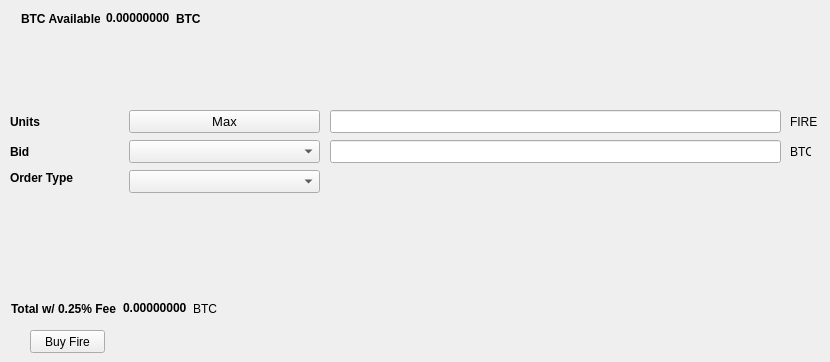
   <widget class="QWidget" name="BuyTab">
    <attribute name="title">
     <string>Buy</string>
    </attribute>
    <widget class="QPushButton" name="BuyFire">
     <property name="geometry">
      <rect>
       <x>30</x>
       <y>330</y>
       <width>75</width>
       <height>23</height>
      </rect>
     </property>
     <property name="text">
      <string>Buy Fire</string>
     </property>
    </widget>
    <widget class="QLabel" name="label_3">
     <property name="geometry">
      <rect>
       <x>10</x>
       <y>110</y>
       <width>46</width>
       <height>23</height>
      </rect>
     </property>
     <property name="font">
      <font>
       <weight>75</weight>
       <bold>true</bold>
      </font>
     </property>
     <property name="text">
      <string>Units</string>
     </property>
    </widget>
    <widget class="QLineEdit" name="UnitsInput">
     <property name="geometry">
      <rect>
       <x>330</x>
       <y>110</y>
       <width>451</width>
       <height>23</height>
      </rect>
     </property>
     <property name="font">
      <font>
       <pointsize>9</pointsize>
       <weight>75</weight>
       <bold>true</bold>
      </font>
     </property>
    </widget>
    <widget class="QLineEdit" name="BuyBidPriceEdit">
     <property name="geometry">
      <rect>
       <x>330</x>
       <y>140</y>
       <width>451</width>
       <height>23</height>
      </rect>
     </property>
     <property name="font">
      <font>
       <pointsize>9</pointsize>
       <weight>75</weight>
       <bold>true</bold>
      </font>
     </property>
    </widget>
    <widget class="QLabel" name="label_4">
     <property name="geometry">
      <rect>
       <x>790</x>
       <y>110</y>
       <width>31</width>
       <height>23</height>
      </rect>
     </property>
     <property name="text">
      <string>FIRE</string>
     </property>
    </widget>
    <widget class="QLabel" name="label_5">
     <property name="geometry">
      <rect>
       <x>790</x>
       <y>140</y>
       <width>21</width>
       <height>23</height>
      </rect>
     </property>
     <property name="text">
      <string>BTC</string>
     </property>
    </widget>
    <widget class="QLabel" name="label_6">
     <property name="geometry">
      <rect>
       <x>10</x>
       <y>140</y>
       <width>46</width>
       <height>23</height>
      </rect>
     </property>
     <property name="font">
      <font>
       <weight>75</weight>
       <bold>true</bold>
      </font>
     </property>
     <property name="text">
      <string>Bid</string>
     </property>
    </widget>
    <widget class="QLabel" name="label_7">
     <property name="geometry">
      <rect>
       <x>10</x>
       <y>170</y>
       <width>71</width>
       <height>16</height>
      </rect>
     </property>
     <property name="font">
      <font>
       <weight>75</weight>
       <bold>true</bold>
      </font>
     </property>
     <property name="text">
      <string>Order Type</string>
     </property>
    </widget>
    <widget class="QPushButton" name="Buy_Max_Amount">
     <property name="geometry">
      <rect>
       <x>129</x>
       <y>110</y>
       <width>191</width>
       <height>23</height>
      </rect>
     </property>
     <property name="font">
      <font>
       <pointsize>10</pointsize>
      </font>
     </property>
     <property name="text">
      <string>Max</string>
     </property>
    </widget>
    <widget class="QComboBox" name="BuyBidcomboBox">
     <property name="geometry">
      <rect>
       <x>129</x>
       <y>140</y>
       <width>191</width>
       <height>23</height>
      </rect>
     </property>
     <property name="font">
      <font>
       <pointsize>10</pointsize>
      </font>
     </property>
    </widget>
    <widget class="QComboBox" name="buyOrdertypeCombo">
     <property name="geometry">
      <rect>
       <x>129</x>
       <y>170</y>
       <width>191</width>
       <height>23</height>
      </rect>
     </property>
     <property name="font">
      <font>
       <pointsize>10</pointsize>
      </font>
     </property>
    </widget>
    <widget class="QWidget" name="layoutWidget">
     <property name="geometry">
      <rect>
       <x>21</x>
       <y>11</y>
       <width>180</width>
       <height>15</height>
      </rect>
     </property>
     <layout class="QHBoxLayout" name="horizontalLayout_3">
      <item>
       <widget class="QLabel" name="label232">
        <property name="font">
         <font>
          <weight>75</weight>
          <bold>true</bold>
         </font>
        </property>
        <property name="text">
         <string>BTC Available:</string>
        </property>
       </widget>
      </item>
      <item>
       <widget class="QLabel" name="BtcAvailableLbl">
        <property name="palette">
         <palette>
          <active>
           <colorrole role="WindowText">
            <brush brushstyle="SolidPattern">
             <color alpha="255">
              <red>0</red>
              <green>0</green>
              <blue>0</blue>
             </color>
            </brush>
           </colorrole>
           <colorrole role="Button">
            <brush brushstyle="SolidPattern">
             <color alpha="255">
              <red>0</red>
              <green>170</green>
              <blue>0</blue>
             </color>
            </brush>
           </colorrole>
           <colorrole role="Light">
            <brush brushstyle="SolidPattern">
             <color alpha="255">
              <red>0</red>
              <green>255</green>
              <blue>0</blue>
             </color>
            </brush>
           </colorrole>
           <colorrole role="Midlight">
            <brush brushstyle="SolidPattern">
             <color alpha="255">
              <red>0</red>
              <green>212</green>
              <blue>0</blue>
             </color>
            </brush>
           </colorrole>
           <colorrole role="Dark">
            <brush brushstyle="SolidPattern">
             <color alpha="255">
              <red>0</red>
              <green>85</green>
              <blue>0</blue>
             </color>
            </brush>
           </colorrole>
           <colorrole role="Mid">
            <brush brushstyle="SolidPattern">
             <color alpha="255">
              <red>0</red>
              <green>113</green>
              <blue>0</blue>
             </color>
            </brush>
           </colorrole>
           <colorrole role="Text">
            <brush brushstyle="SolidPattern">
             <color alpha="255">
              <red>0</red>
              <green>170</green>
              <blue>0</blue>
             </color>
            </brush>
           </colorrole>
           <colorrole role="BrightText">
            <brush brushstyle="SolidPattern">
             <color alpha="255">
              <red>255</red>
              <green>255</green>
              <blue>255</blue>
             </color>
            </brush>
           </colorrole>
           <colorrole role="ButtonText">
            <brush brushstyle="SolidPattern">
             <color alpha="255">
              <red>0</red>
              <green>0</green>
              <blue>0</blue>
             </color>
            </brush>
           </colorrole>
           <colorrole role="Base">
            <brush brushstyle="SolidPattern">
             <color alpha="255">
              <red>255</red>
              <green>255</green>
              <blue>255</blue>
             </color>
            </brush>
           </colorrole>
           <colorrole role="Window">
            <brush brushstyle="SolidPattern">
             <color alpha="255">
              <red>0</red>
              <green>170</green>
              <blue>0</blue>
             </color>
            </brush>
           </colorrole>
           <colorrole role="Shadow">
            <brush brushstyle="SolidPattern">
             <color alpha="255">
              <red>0</red>
              <green>0</green>
              <blue>0</blue>
             </color>
            </brush>
           </colorrole>
           <colorrole role="AlternateBase">
            <brush brushstyle="SolidPattern">
             <color alpha="255">
              <red>127</red>
              <green>212</green>
              <blue>127</blue>
             </color>
            </brush>
           </colorrole>
           <colorrole role="ToolTipBase">
            <brush brushstyle="SolidPattern">
             <color alpha="255">
              <red>255</red>
              <green>255</green>
              <blue>220</blue>
             </color>
            </brush>
           </colorrole>
           <colorrole role="ToolTipText">
            <brush brushstyle="SolidPattern">
             <color alpha="255">
              <red>0</red>
              <green>0</green>
              <blue>0</blue>
             </color>
            </brush>
           </colorrole>
          </active>
          <inactive>
           <colorrole role="WindowText">
            <brush brushstyle="SolidPattern">
             <color alpha="255">
              <red>0</red>
              <green>0</green>
              <blue>0</blue>
             </color>
            </brush>
           </colorrole>
           <colorrole role="Button">
            <brush brushstyle="SolidPattern">
             <color alpha="255">
              <red>0</red>
              <green>170</green>
              <blue>0</blue>
             </color>
            </brush>
           </colorrole>
           <colorrole role="Light">
            <brush brushstyle="SolidPattern">
             <color alpha="255">
              <red>0</red>
              <green>255</green>
              <blue>0</blue>
             </color>
            </brush>
           </colorrole>
           <colorrole role="Midlight">
            <brush brushstyle="SolidPattern">
             <color alpha="255">
              <red>0</red>
              <green>212</green>
              <blue>0</blue>
             </color>
            </brush>
           </colorrole>
           <colorrole role="Dark">
            <brush brushstyle="SolidPattern">
             <color alpha="255">
              <red>0</red>
              <green>85</green>
              <blue>0</blue>
             </color>
            </brush>
           </colorrole>
           <colorrole role="Mid">
            <brush brushstyle="SolidPattern">
             <color alpha="255">
              <red>0</red>
              <green>113</green>
              <blue>0</blue>
             </color>
            </brush>
           </colorrole>
           <colorrole role="Text">
            <brush brushstyle="SolidPattern">
             <color alpha="255">
              <red>0</red>
              <green>170</green>
              <blue>0</blue>
             </color>
            </brush>
           </colorrole>
           <colorrole role="BrightText">
            <brush brushstyle="SolidPattern">
             <color alpha="255">
              <red>255</red>
              <green>255</green>
              <blue>255</blue>
             </color>
            </brush>
           </colorrole>
           <colorrole role="ButtonText">
            <brush brushstyle="SolidPattern">
             <color alpha="255">
              <red>0</red>
              <green>0</green>
              <blue>0</blue>
             </color>
            </brush>
           </colorrole>
           <colorrole role="Base">
            <brush brushstyle="SolidPattern">
             <color alpha="255">
              <red>255</red>
              <green>255</green>
              <blue>255</blue>
             </color>
            </brush>
           </colorrole>
           <colorrole role="Window">
            <brush brushstyle="SolidPattern">
             <color alpha="255">
              <red>0</red>
              <green>170</green>
              <blue>0</blue>
             </color>
            </brush>
           </colorrole>
           <colorrole role="Shadow">
            <brush brushstyle="SolidPattern">
             <color alpha="255">
              <red>0</red>
              <green>0</green>
              <blue>0</blue>
             </color>
            </brush>
           </colorrole>
           <colorrole role="AlternateBase">
            <brush brushstyle="SolidPattern">
             <color alpha="255">
              <red>127</red>
              <green>212</green>
              <blue>127</blue>
             </color>
            </brush>
           </colorrole>
           <colorrole role="ToolTipBase">
            <brush brushstyle="SolidPattern">
             <color alpha="255">
              <red>255</red>
              <green>255</green>
              <blue>220</blue>
             </color>
            </brush>
           </colorrole>
           <colorrole role="ToolTipText">
            <brush brushstyle="SolidPattern">
             <color alpha="255">
              <red>0</red>
              <green>0</green>
              <blue>0</blue>
             </color>
            </brush>
           </colorrole>
          </inactive>
          <disabled>
           <colorrole role="WindowText">
            <brush brushstyle="SolidPattern">
             <color alpha="255">
              <red>0</red>
              <green>85</green>
              <blue>0</blue>
             </color>
            </brush>
           </colorrole>
           <colorrole role="Button">
            <brush brushstyle="SolidPattern">
             <color alpha="255">
              <red>0</red>
              <green>170</green>
              <blue>0</blue>
             </color>
            </brush>
           </colorrole>
           <colorrole role="Light">
            <brush brushstyle="SolidPattern">
             <color alpha="255">
              <red>0</red>
              <green>255</green>
              <blue>0</blue>
             </color>
            </brush>
           </colorrole>
           <colorrole role="Midlight">
            <brush brushstyle="SolidPattern">
             <color alpha="255">
              <red>0</red>
              <green>212</green>
              <blue>0</blue>
             </color>
            </brush>
           </colorrole>
           <colorrole role="Dark">
            <brush brushstyle="SolidPattern">
             <color alpha="255">
              <red>0</red>
              <green>85</green>
              <blue>0</blue>
             </color>
            </brush>
           </colorrole>
           <colorrole role="Mid">
            <brush brushstyle="SolidPattern">
             <color alpha="255">
              <red>0</red>
              <green>113</green>
              <blue>0</blue>
             </color>
            </brush>
           </colorrole>
           <colorrole role="Text">
            <brush brushstyle="SolidPattern">
             <color alpha="255">
              <red>0</red>
              <green>85</green>
              <blue>0</blue>
             </color>
            </brush>
           </colorrole>
           <colorrole role="BrightText">
            <brush brushstyle="SolidPattern">
             <color alpha="255">
              <red>255</red>
              <green>255</green>
              <blue>255</blue>
             </color>
            </brush>
           </colorrole>
           <colorrole role="ButtonText">
            <brush brushstyle="SolidPattern">
             <color alpha="255">
              <red>0</red>
              <green>85</green>
              <blue>0</blue>
             </color>
            </brush>
           </colorrole>
           <colorrole role="Base">
            <brush brushstyle="SolidPattern">
             <color alpha="255">
              <red>0</red>
              <green>170</green>
              <blue>0</blue>
             </color>
            </brush>
           </colorrole>
           <colorrole role="Window">
            <brush brushstyle="SolidPattern">
             <color alpha="255">
              <red>0</red>
              <green>170</green>
              <blue>0</blue>
             </color>
            </brush>
           </colorrole>
           <colorrole role="Shadow">
            <brush brushstyle="SolidPattern">
             <color alpha="255">
              <red>0</red>
              <green>0</green>
              <blue>0</blue>
             </color>
            </brush>
           </colorrole>
           <colorrole role="AlternateBase">
            <brush brushstyle="SolidPattern">
             <color alpha="255">
              <red>0</red>
              <green>170</green>
              <blue>0</blue>
             </color>
            </brush>
           </colorrole>
           <colorrole role="ToolTipBase">
            <brush brushstyle="SolidPattern">
             <color alpha="255">
              <red>255</red>
              <green>255</green>
              <blue>220</blue>
             </color>
            </brush>
           </colorrole>
           <colorrole role="ToolTipText">
            <brush brushstyle="SolidPattern">
             <color alpha="255">
              <red>0</red>
              <green>0</green>
              <blue>0</blue>
             </color>
            </brush>
           </colorrole>
          </disabled>
         </palette>
        </property>
        <property name="font">
         <font>
          <weight>75</weight>
          <bold>true</bold>
         </font>
        </property>
        <property name="text">
         <string>0.00000000</string>
        </property>
        <property name="textInteractionFlags">
         <set>Qt::LinksAccessibleByMouse|Qt::TextSelectableByKeyboard|Qt::TextSelectableByMouse</set>
        </property>
       </widget>
      </item>
      <item>
       <widget class="QLabel" name="BtcAvailableLbl_2">
        <property name="font">
         <font>
          <weight>75</weight>
          <bold>true</bold>
         </font>
        </property>
        <property name="text">
         <string>BTC</string>
        </property>
       </widget>
      </item>
     </layout>
    </widget>
    <widget class="QWidget" name="layoutWidget">
     <property name="geometry">
      <rect>
       <x>11</x>
       <y>301</y>
       <width>209</width>
       <height>15</height>
      </rect>
     </property>
     <layout class="QHBoxLayout" name="horizontalLayout_4">
      <item>
       <widget class="QLabel" name="label_9">
        <property name="font">
         <font>
          <weight>75</weight>
          <bold>true</bold>
         </font>
        </property>
        <property name="text">
         <string>Total w/ 0.25% Fee</string>
        </property>
       </widget>
      </item>
      <item>
       <widget class="QLabel" name="BuyCostLabel">
        <property name="palette">
         <palette>
          <active>
           <colorrole role="WindowText">
            <brush brushstyle="SolidPattern">
             <color alpha="255">
              <red>0</red>
              <green>0</green>
              <blue>0</blue>
             </color>
            </brush>
           </colorrole>
           <colorrole role="Button">
            <brush brushstyle="SolidPattern">
             <color alpha="255">
              <red>0</red>
              <green>170</green>
              <blue>0</blue>
             </color>
            </brush>
           </colorrole>
           <colorrole role="Light">
            <brush brushstyle="SolidPattern">
             <color alpha="255">
              <red>0</red>
              <green>255</green>
              <blue>0</blue>
             </color>
            </brush>
           </colorrole>
           <colorrole role="Midlight">
            <brush brushstyle="SolidPattern">
             <color alpha="255">
              <red>0</red>
              <green>212</green>
              <blue>0</blue>
             </color>
            </brush>
           </colorrole>
           <colorrole role="Dark">
            <brush brushstyle="SolidPattern">
             <color alpha="255">
              <red>0</red>
              <green>85</green>
              <blue>0</blue>
             </color>
            </brush>
           </colorrole>
           <colorrole role="Mid">
            <brush brushstyle="SolidPattern">
             <color alpha="255">
              <red>0</red>
              <green>113</green>
              <blue>0</blue>
             </color>
            </brush>
           </colorrole>
           <colorrole role="Text">
            <brush brushstyle="SolidPattern">
             <color alpha="255">
              <red>0</red>
              <green>170</green>
              <blue>0</blue>
             </color>
            </brush>
           </colorrole>
           <colorrole role="BrightText">
            <brush brushstyle="SolidPattern">
             <color alpha="255">
              <red>255</red>
              <green>255</green>
              <blue>255</blue>
             </color>
            </brush>
           </colorrole>
           <colorrole role="ButtonText">
            <brush brushstyle="SolidPattern">
             <color alpha="255">
              <red>0</red>
              <green>0</green>
              <blue>0</blue>
             </color>
            </brush>
           </colorrole>
           <colorrole role="Base">
            <brush brushstyle="SolidPattern">
             <color alpha="255">
              <red>255</red>
              <green>255</green>
              <blue>255</blue>
             </color>
            </brush>
           </colorrole>
           <colorrole role="Window">
            <brush brushstyle="SolidPattern">
             <color alpha="255">
              <red>0</red>
              <green>170</green>
              <blue>0</blue>
             </color>
            </brush>
           </colorrole>
           <colorrole role="Shadow">
            <brush brushstyle="SolidPattern">
             <color alpha="255">
              <red>0</red>
              <green>0</green>
              <blue>0</blue>
             </color>
            </brush>
           </colorrole>
           <colorrole role="AlternateBase">
            <brush brushstyle="SolidPattern">
             <color alpha="255">
              <red>127</red>
              <green>212</green>
              <blue>127</blue>
             </color>
            </brush>
           </colorrole>
           <colorrole role="ToolTipBase">
            <brush brushstyle="SolidPattern">
             <color alpha="255">
              <red>255</red>
              <green>255</green>
              <blue>220</blue>
             </color>
            </brush>
           </colorrole>
           <colorrole role="ToolTipText">
            <brush brushstyle="SolidPattern">
             <color alpha="255">
              <red>0</red>
              <green>0</green>
              <blue>0</blue>
             </color>
            </brush>
           </colorrole>
          </active>
          <inactive>
           <colorrole role="WindowText">
            <brush brushstyle="SolidPattern">
             <color alpha="255">
              <red>0</red>
              <green>0</green>
              <blue>0</blue>
             </color>
            </brush>
           </colorrole>
           <colorrole role="Button">
            <brush brushstyle="SolidPattern">
             <color alpha="255">
              <red>0</red>
              <green>170</green>
              <blue>0</blue>
             </color>
            </brush>
           </colorrole>
           <colorrole role="Light">
            <brush brushstyle="SolidPattern">
             <color alpha="255">
              <red>0</red>
              <green>255</green>
              <blue>0</blue>
             </color>
            </brush>
           </colorrole>
           <colorrole role="Midlight">
            <brush brushstyle="SolidPattern">
             <color alpha="255">
              <red>0</red>
              <green>212</green>
              <blue>0</blue>
             </color>
            </brush>
           </colorrole>
           <colorrole role="Dark">
            <brush brushstyle="SolidPattern">
             <color alpha="255">
              <red>0</red>
              <green>85</green>
              <blue>0</blue>
             </color>
            </brush>
           </colorrole>
           <colorrole role="Mid">
            <brush brushstyle="SolidPattern">
             <color alpha="255">
              <red>0</red>
              <green>113</green>
              <blue>0</blue>
             </color>
            </brush>
           </colorrole>
           <colorrole role="Text">
            <brush brushstyle="SolidPattern">
             <color alpha="255">
              <red>0</red>
              <green>170</green>
              <blue>0</blue>
             </color>
            </brush>
           </colorrole>
           <colorrole role="BrightText">
            <brush brushstyle="SolidPattern">
             <color alpha="255">
              <red>255</red>
              <green>255</green>
              <blue>255</blue>
             </color>
            </brush>
           </colorrole>
           <colorrole role="ButtonText">
            <brush brushstyle="SolidPattern">
             <color alpha="255">
              <red>0</red>
              <green>0</green>
              <blue>0</blue>
             </color>
            </brush>
           </colorrole>
           <colorrole role="Base">
            <brush brushstyle="SolidPattern">
             <color alpha="255">
              <red>255</red>
              <green>255</green>
              <blue>255</blue>
             </color>
            </brush>
           </colorrole>
           <colorrole role="Window">
            <brush brushstyle="SolidPattern">
             <color alpha="255">
              <red>0</red>
              <green>170</green>
              <blue>0</blue>
             </color>
            </brush>
           </colorrole>
           <colorrole role="Shadow">
            <brush brushstyle="SolidPattern">
             <color alpha="255">
              <red>0</red>
              <green>0</green>
              <blue>0</blue>
             </color>
            </brush>
           </colorrole>
           <colorrole role="AlternateBase">
            <brush brushstyle="SolidPattern">
             <color alpha="255">
              <red>127</red>
              <green>212</green>
              <blue>127</blue>
             </color>
            </brush>
           </colorrole>
           <colorrole role="ToolTipBase">
            <brush brushstyle="SolidPattern">
             <color alpha="255">
              <red>255</red>
              <green>255</green>
              <blue>220</blue>
             </color>
            </brush>
           </colorrole>
           <colorrole role="ToolTipText">
            <brush brushstyle="SolidPattern">
             <color alpha="255">
              <red>0</red>
              <green>0</green>
              <blue>0</blue>
             </color>
            </brush>
           </colorrole>
          </inactive>
          <disabled>
           <colorrole role="WindowText">
            <brush brushstyle="SolidPattern">
             <color alpha="255">
              <red>0</red>
              <green>85</green>
              <blue>0</blue>
             </color>
            </brush>
           </colorrole>
           <colorrole role="Button">
            <brush brushstyle="SolidPattern">
             <color alpha="255">
              <red>0</red>
              <green>170</green>
              <blue>0</blue>
             </color>
            </brush>
           </colorrole>
           <colorrole role="Light">
            <brush brushstyle="SolidPattern">
             <color alpha="255">
              <red>0</red>
              <green>255</green>
              <blue>0</blue>
             </color>
            </brush>
           </colorrole>
           <colorrole role="Midlight">
            <brush brushstyle="SolidPattern">
             <color alpha="255">
              <red>0</red>
              <green>212</green>
              <blue>0</blue>
             </color>
            </brush>
           </colorrole>
           <colorrole role="Dark">
            <brush brushstyle="SolidPattern">
             <color alpha="255">
              <red>0</red>
              <green>85</green>
              <blue>0</blue>
             </color>
            </brush>
           </colorrole>
           <colorrole role="Mid">
            <brush brushstyle="SolidPattern">
             <color alpha="255">
              <red>0</red>
              <green>113</green>
              <blue>0</blue>
             </color>
            </brush>
           </colorrole>
           <colorrole role="Text">
            <brush brushstyle="SolidPattern">
             <color alpha="255">
              <red>0</red>
              <green>85</green>
              <blue>0</blue>
             </color>
            </brush>
           </colorrole>
           <colorrole role="BrightText">
            <brush brushstyle="SolidPattern">
             <color alpha="255">
              <red>255</red>
              <green>255</green>
              <blue>255</blue>
             </color>
            </brush>
           </colorrole>
           <colorrole role="ButtonText">
            <brush brushstyle="SolidPattern">
             <color alpha="255">
              <red>0</red>
              <green>85</green>
              <blue>0</blue>
             </color>
            </brush>
           </colorrole>
           <colorrole role="Base">
            <brush brushstyle="SolidPattern">
             <color alpha="255">
              <red>0</red>
              <green>170</green>
              <blue>0</blue>
             </color>
            </brush>
           </colorrole>
           <colorrole role="Window">
            <brush brushstyle="SolidPattern">
             <color alpha="255">
              <red>0</red>
              <green>170</green>
              <blue>0</blue>
             </color>
            </brush>
           </colorrole>
           <colorrole role="Shadow">
            <brush brushstyle="SolidPattern">
             <color alpha="255">
              <red>0</red>
              <green>0</green>
              <blue>0</blue>
             </color>
            </brush>
           </colorrole>
           <colorrole role="AlternateBase">
            <brush brushstyle="SolidPattern">
             <color alpha="255">
              <red>0</red>
              <green>170</green>
              <blue>0</blue>
             </color>
            </brush>
           </colorrole>
           <colorrole role="ToolTipBase">
            <brush brushstyle="SolidPattern">
             <color alpha="255">
              <red>255</red>
              <green>255</green>
              <blue>220</blue>
             </color>
            </brush>
           </colorrole>
           <colorrole role="ToolTipText">
            <brush brushstyle="SolidPattern">
             <color alpha="255">
              <red>0</red>
              <green>0</green>
              <blue>0</blue>
             </color>
            </brush>
           </colorrole>
          </disabled>
         </palette>
        </property>
        <property name="font">
         <font>
          <weight>75</weight>
          <bold>true</bold>
         </font>
        </property>
        <property name="autoFillBackground">
         <bool>false</bool>
        </property>
        <property name="text">
         <string>0.00000000</string>
        </property>
        <property name="textInteractionFlags">
         <set>Qt::LinksAccessibleByMouse|Qt::TextSelectableByMouse</set>
        </property>
       </widget>
      </item>
      <item>
       <widget class="QLabel" name="label_10">
        <property name="font">
         <font>
          <weight>50</weight>
          <bold>false</bold>
         </font>
        </property>
        <property name="text">
         <string>BTC</string>
        </property>
       </widget>
      </item>
     </layout>
    </widget>
   </widget>
